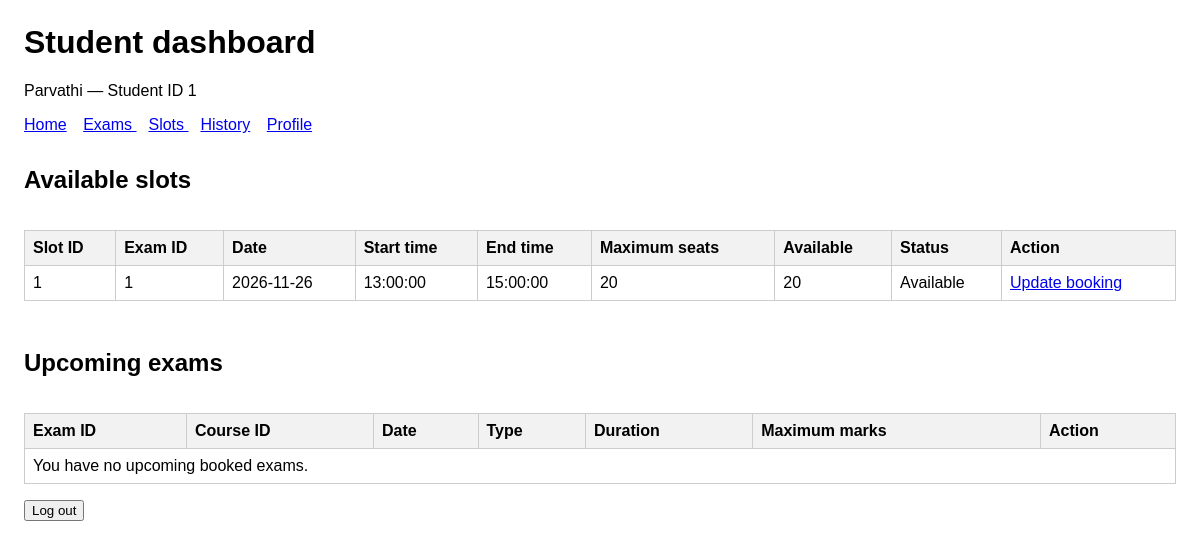
The page /student/dashboard (signed in) on the database as committed earlier.
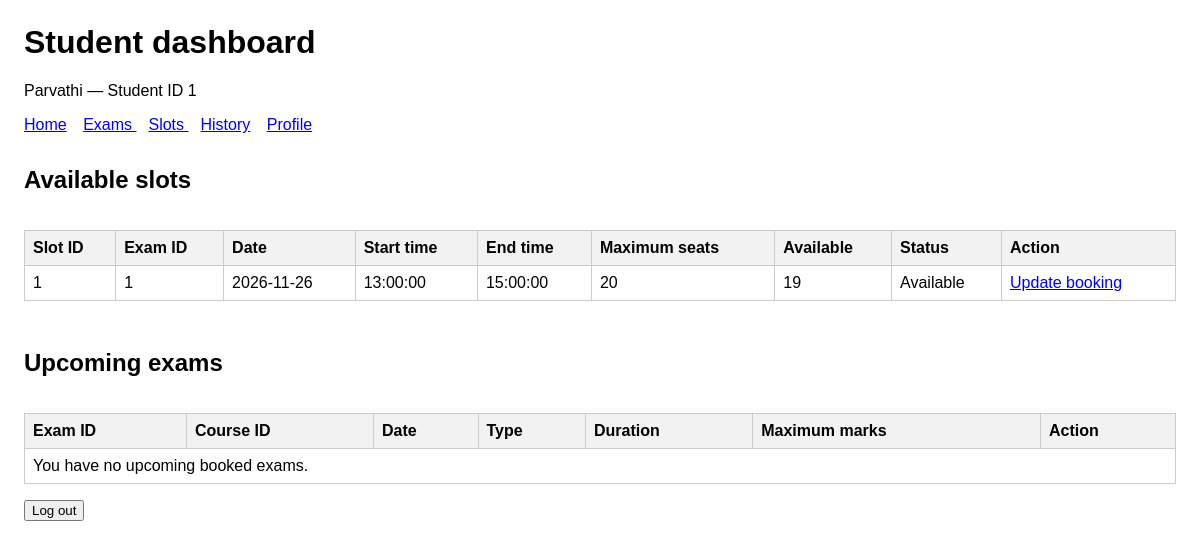
The same page on the database as committed later.
### tables this page shows
CREATE TABLE examination_slot (
            slot_id INTEGER PRIMARY KEY,

            exam_id INTEGER NOT NULL
                REFERENCES examination(exam_id),

            examiner_id INTEGER
                REFERENCES examiner_profile(examiner_id),

            slot_date TEXT NOT NULL
                CHECK (
                    length(slot_date) = 10
                    AND date(slot_date, '+0 days') IS slot_date
                ),

            start_time TEXT NOT NULL
                CHECK (
                    length(start_time) = 8
                    AND time(start_time) IS start_time
                    AND start_time BETWEEN '00:00:00' AND '23:59:59'
                ),

            end_time TEXT NOT NULL
                CHECK (
                    length(end_time) = 8
                    AND time(end_time) IS end_time
                    AND end_time BETWEEN '00:00:00' AND '23:59:59'
                ),

            max_student_capacity INTEGER NOT NULL
                CHECK (
                    typeof(max_student_capacity) = 'integer'
                    AND max_student_capacity > 0
                ),

            available_seats INTEGER NOT NULL
                CHECK (
                    typeof(available_seats) = 'integer'
                    AND available_seats >= 0
                ),

            status TEXT NOT NULL
                CHECK (
                    status IN ('Available', 'Full', 'Cancelled', 'Completed')
                ),

            CHECK (end_time > start_time),

            CHECK (available_seats <= max_student_capacity)
        );

### app.py (the view)
@app.route("/student/dashboard")
@require_role("Student")
def student_dashboard():
    section = request.args.get("section", "home")
    if section not in ("home", "exams", "slots"):
        abort(400)
    now = datetime.now()
    today = now.date().isoformat()
    with closing(sqlite3.connect(database_path)) as database:
        database.row_factory = sqlite3.Row
        student = database.execute(
            "SELECT * FROM student WHERE user_id = ?",
            (g.user["user_id"],)
        ).fetchone()
        if student is None:
            abort(403)
        bookings = database.execute(
            """
            SELECT
                booking.*,
                examination_slot.exam_id,
                examination_slot.slot_date,
                examination_slot.start_time,
                examination.course_id,
                examination.exam_name,
                examination.exam_type,
                examination.duration,
                examination.max_marks
            FROM booking
            JOIN examination_slot
                ON examination_slot.slot_id = booking.slot_id
            JOIN examination
                ON examination.exam_id = examination_slot.exam_id
            WHERE booking.student_id = ?
            ORDER BY examination_slot.slot_date,
                     examination_slot.start_time
            """,
            (student["student_id"],)
        ).fetchall()
        booked_by_slot = {
            booking["slot_id"]: booking
            for booking in bookings
            if booking["status"] == "Booked"
        }
        booked_exam_ids = {
            booking["exam_id"]
            for booking in bookings
            if booking["status"] in ("Booked", "Completed")
        }
        rows = database.execute(
            """
            SELECT
                s.*,
                e.status AS exam_status,
                e.slot_booking_start_date,
                e.slot_booking_end_date,
                c.status AS course_status,
                ep.status AS examiner_status,
                u.role AS examiner_role,
                (
                    SELECT COUNT(*)
                    FROM booking b
                    WHERE b.slot_id = s.slot_id
                      AND b.status IN ('Booked', 'Completed')
                ) AS occupied
            FROM examination_slot s
            JOIN examination e ON e.exam_id = s.exam_id
            JOIN course c ON c.course_id = e.course_id
            LEFT JOIN examiner_profile ep
                ON ep.examiner_id = s.examiner_id
            LEFT JOIN users u ON u.user_id = ep.user_id
            WHERE s.slot_date >= ?
              AND s.status IN ('Available', 'Full')
            ORDER BY s.slot_date, s.start_time
            """,
            (today,)
        ).fetchall()
    slots = []
    for row in rows:
        slot = dict(row)
        starts_at = datetime.fromisoformat(
            slot["slot_date"] + "T" + slot["start_time"]
        )
        if starts_at <= now:
            continue
        slot["remaining"] = max(
            0, slot["max_student_capacity"] - slot["occupied"]
        )
        own_booking = booked_by_slot.get(slot["slot_id"])
        slot["booking_id"] = (
            own_booking["booking_id"] if own_booking else None
        )
        booking_start = slot["slot_booking_start_date"]
        booking_end = slot["slot_booking_end_date"]
        period_open = bool(
            booking_start
            and booking_end
            and booking_start <= today <= booking_end
        )
        slot["can_book"] = (
            own_booking is None
            and slot["exam_id"] not in booked_exam_ids
            and slot["status"] == "Available"
            and slot["remaining"] > 0
            and slot["course_status"] == "Active"
            and slot["exam_status"] == "Booking Open"
            and period_open
            and slot["examiner_id"] is not None
            and slot["examiner_status"] == "Approved"
            and slot["examiner_role"] == "Examiner"
        )
        slot["can_cancel"] = bool(
            own_booking
            and booking_end
            and today <= booking_end
        )
        slots.append(slot)
    upcoming = [
        booking
        for booking in bookings
        if booking["status"] == "Booked"
        and datetime.fromisoformat(
            booking["slot_date"] + "T" + booking["start_time"]
        ) > now
    ]
    return render_template(
        "student_dashboard.html",
        student=student,
        slots=slots,
        upcoming=upcoming,
        section=section,
        endpoints=set(app.view_functions)
    )

### app.py (called while the page is built, shortened)
def account_is_enabled(database, user):
    if user["role"] == "Admin":
        return True
    if user["role"] == "Student":
        profile = database.execute(
            "SELECT status FROM student WHERE user_id = ?",
            (user["user_id"],)
        ).fetchone()
        return profile is not None and profile["status"] == "Active"

@app.before_request
def load_logged_in_user():
    g.user = None
    user_id = session.get("user_id")
    if user_id is None:
        return
    with closing(sqlite3.connect(database_path)) as database:
        database.row_factory = sqlite3.Row
        user = database.execute(
            "SELECT * FROM users WHERE user_id = ?",
            (user_id,)
        ).fetchone()
        if user is None or not account_is_enabled(database, user):
            session.clear()
            return
        g.user = user

### templates/student_dashboard.html (shortened to what the changed rows need)
<!doctype html>
<html lang="en">
<head>
</head>
<body>
    <h1>Student dashboard</h1>
    {% if section in ('home', 'slots') %}
        <section>
            <h2>Available slots</h2>
            <div class="table-container">
                <table>
                    <thead>
                        <tr>
                            <th>Slot ID</th>
                            <th>Exam ID</th>
                            <th>Date</th>
                            <th>Start time</th>
                            <th>End time</th>
                            <th>Maximum seats</th>
                            <th>Available</th>
                            <th>Status</th>
                            <th>Action</th>
                        </tr>
                    </thead>
                    <tbody>
                        {% for slot in slots %}
                            <tr>
                                <td>{{ slot['slot_id'] }}</td>
                                <td>{{ slot['exam_id'] }}</td>
                                <td>{{ slot['slot_date'] }}</td>
                                <td>{{ slot['start_time'] }}</td>
                                <td>{{ slot['end_time'] }}</td>
                                <td>{{ slot['max_student_capacity'] }}</td>
                                <td>{{ slot['remaining'] }}</td>
                                <td>{{ slot['status'] }}</td>
                                <td>
                                    <a href="{{ url_for(
                                        'student_update_booking',
                                        slot_id=slot['slot_id']
                                    ) }}">
                                        Update booking
                                    </a>
                                </td>
                            </tr>
                        {% else %}
                            <tr>
                                <td colspan="9">
                                    No upcoming slots available.
                                </td>
                            </tr>
                        {% endfor %}
                    </tbody>
                </table>
            </div>
        </section>
    {% endif %}
    {% if section in ('home', 'exams') %}
        <section>
            <h2>Upcoming exams</h2>
            <div class="table-container">
                <table>
                    <thead>
                        <tr>
                            <th>Exam ID</th>
                            <th>Course ID</th>
                            <th>Date</th>
                            <th>Type</th>
                            <th>Duration</th>
                            <th>Maximum marks</th>
                            <th>Action</th>
                        </tr>
                    </thead>
                </table>
            </div>
        </section>
    {% endif %}
</body>
</html>

Rows that differ between the two databases and show on the page:
changed examination_slot "Available": remaining "20" → "19"
